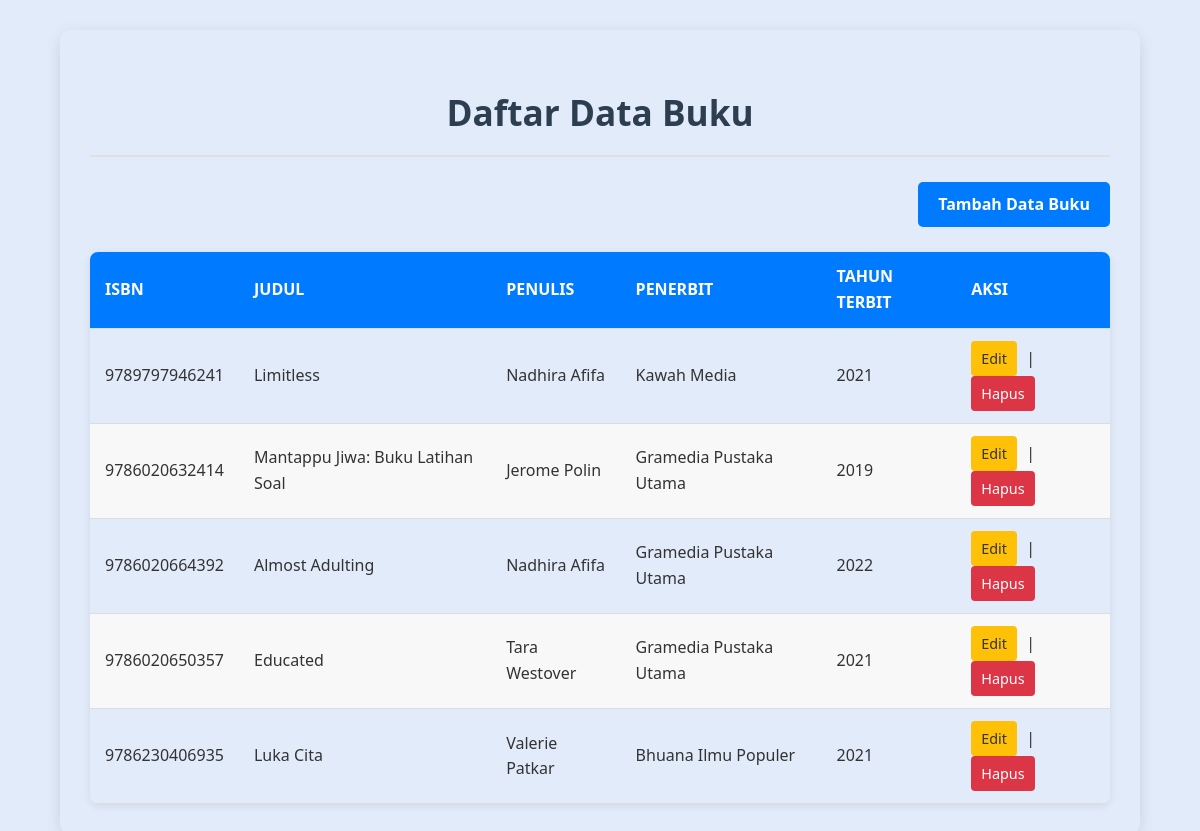
The page / on the database its author committed.
### tables this page shows
CREATE TABLE `data` (
  `ID` int(13) NOT NULL,
  `ISBN` varchar(13) NOT NULL,
  `Judul_Buku` varchar(100) DEFAULT NULL,
  `Penulis` varchar(50) DEFAULT NULL,
  `Penerbit` varchar(100) DEFAULT NULL,
  `Tahun_Terbit` year(4) DEFAULT NULL
);

### index.php (the view, shortened to what this page needs)
<?php
$host = "localhost";
$user = "root";
$pass = "";
$db = "perpustakaan";
$conn = mysqli_connect($host, $user, $pass, $db);
?>
<!DOCTYPE html>
<html lang="id">
<head>
    <link rel="stylesheet" href="style.css"> </head>
<body>
    <div class="container"> <h1>Daftar Data Buku</h1>
        <div class="action-buttons">
            <a href="tambah.php">Tambah Data Buku</a>
        </div>
        <?php
        $result = mysqli_query($conn, "SELECT * FROM data");
        if (mysqli_num_rows($result) > 0) {
        ?>
        <table>
            <thead>
                <tr>
                    <th>ISBN</th>
                    <th>Judul</th>
                    <th>Penulis</th>
                    <th>Penerbit</th>
                    <th>Tahun Terbit</th>
                    <th>Aksi</th>
                </tr>
            </thead>
            <tbody>
                <?php
                while ($row = mysqli_fetch_assoc($result)) {
                    echo "<tr>";
                    echo "<td data-label='ISBN'>" . htmlspecialchars($row['ISBN']) . "</td>";
                    echo "<td data-label='Judul'>" . htmlspecialchars($row['Judul_Buku']) . "</td>";
                    echo "<td data-label='Penulis'>" . htmlspecialchars($row['Penulis']) . "</td>";
                    echo "<td data-label='Penerbit'>" . htmlspecialchars($row['Penerbit']) . "</td>";
                    echo "<td data-label='Tahun Terbit'>" . htmlspecialchars($row['Tahun_Terbit']) . "</td>";
                    echo "<td data-label='Aksi' class='table-actions'>";
                    echo " <a href='edit.php?id=" . urlencode($row['ISBN']) . "' class='edit-btn'>Edit</a> |";
                    echo " <a href='hapus.php?id=" . urlencode($row['ISBN']) . "' class='delete-btn' onclick=\"return confirm('Anda yakin ingin menghapus data ini?');\">Hapus</a>";
                    echo "</td>";
                    echo "</tr>";
                }
                ?>
            </tbody>
        </table>
        <?php
        } else {
            echo "<p style='text-align: center; margin-top: 30px; font-style: italic;'>Belum ada data buku.</p>";
        }
        ?>
    </div> </body>
</html>

### style.css (style rules this page uses)
body { font-family: 'Segoe UI', Tahoma, Geneva, Verdana, sans-serif; background-color: #e2ebfa; color: #333; margin: 0; padding: 0; line-height: 1.6; box-sizing: border-box; }
.container { width: 90%; max-width: 1200px; margin: 30px auto; background-color: #e2ebfa; padding: 30px; border-radius: 10px; box-shadow: 0 4px 15px rgba(0, 0, 0, 0.1); box-sizing: border-box; position: relative; }
h1 { text-align: center; color: #2c3e50; margin-bottom: 25px; font-size: 2.2em; border-bottom: 2px solid #e0e0e0; padding-bottom: 15px; }
.action-buttons { text-align: right; margin-bottom: 25px; }
.action-buttons a { display: inline-block; padding: 10px 20px; background-color: #007bff; color: white; text-decoration: none; border-radius: 5px; transition: background-color 0.3s ease; font-weight: 600; }
table { width: 100%; border-collapse: collapse; margin-top: 20px; box-shadow: 0 2px 8px rgba(0, 0, 0, 0.08); border-radius: 8px; overflow: hidden; }
table th, table td { padding: 12px 15px; text-align: left; border-bottom: 1px solid #ddd; }
table thead th { background-color: #007bff; color: white; font-weight: bold; text-transform: uppercase; }
table tbody tr:nth-child(even) { background-color: #f8f8f8; }
.table-actions a { display: inline-block; padding: 6px 10px; margin-right: 5px; border-radius: 4px; text-decoration: none; font-size: 0.9em; font-weight: 500; }
.table-actions .edit-btn { background-color: #ffc107; color: #333; }
.table-actions .delete-btn { background-color: #dc3545; color: white; }

### rows shown on the page
data: ISBN "9789797946241", Judul_Buku "Limitless", Penulis "Nadhira Afifa", Penerbit "Kawah Media", Tahun_Terbit "2021"
data: ISBN "9786020632414", Judul_Buku "Mantappu Jiwa: Buku Latihan Soal", Penulis "Jerome Polin", Penerbit "Gramedia Pustaka Utama", Tahun_Terbit "2019"
data: ISBN "9786020664392", Judul_Buku "Almost Adulting", Penulis "Nadhira Afifa", Penerbit "Gramedia Pustaka Utama", Tahun_Terbit "2022"
data: ISBN "9786020650357", Judul_Buku "Educated", Penulis "Tara Westover", Penerbit "Gramedia Pustaka Utama", Tahun_Terbit "2021"
data: ISBN "9786230406935", Judul_Buku "Luka Cita", Penulis "Valerie Patkar", Penerbit "Bhuana Ilmu Populer", Tahun_Terbit "2021"
